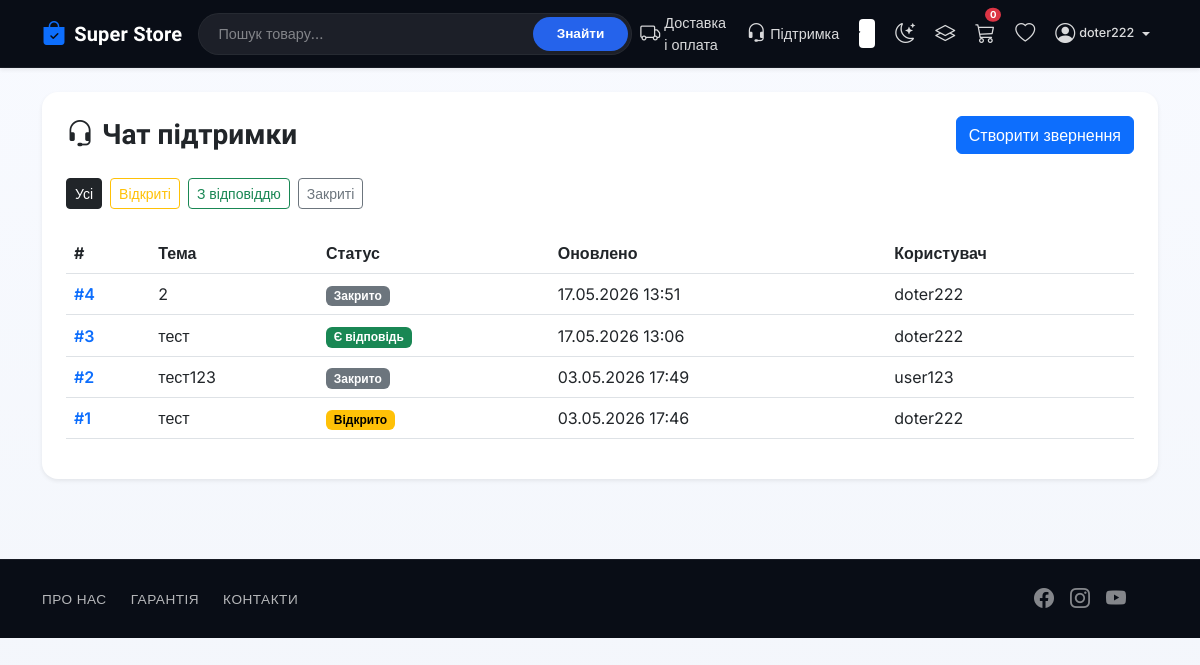
Page /support/ (signed in) on the committed database.
### support/models.py (models this page shows, shortened)
class SupportTicket(models.Model):
    STATUS_OPEN = "open"
    STATUS_ANSWERED = "answered"
    STATUS_CLOSED = "closed"
    STATUS_CHOICES = [
        (STATUS_OPEN, "Відкрито"),
        (STATUS_ANSWERED, "Є відповідь"),
        (STATUS_CLOSED, "Закрито"),
    ]
    user = models.ForeignKey(
        settings.AUTH_USER_MODEL,
        on_delete=models.CASCADE,
        related_name="support_tickets",
    )
    subject = models.CharField("Тема", max_length=180)
    status = models.CharField(max_length=20, choices=STATUS_CHOICES, default=STATUS_OPEN)
    created_at = models.DateTimeField(auto_now_add=True)
    updated_at = models.DateTimeField(auto_now=True)
    class Meta:
        ordering = ["-updated_at"]
        verbose_name = "Тікет підтримки"
        verbose_name_plural = "Тікети підтримки"

### support/views.py (the view)
# urls.py: path("", views.ticket_list, name="ticket_list"),
@login_required
def ticket_list(request):
    tickets = SupportTicket.objects.all() if request.user.is_staff else SupportTicket.objects.filter(user=request.user)
    status_filter = request.GET.get("status", "all")
    if status_filter in {SupportTicket.STATUS_OPEN, SupportTicket.STATUS_ANSWERED, SupportTicket.STATUS_CLOSED}:
        tickets = tickets.filter(status=status_filter)
    return render(
        request,
        "support/ticket_list.html",
        {"tickets": tickets, "status_filter": status_filter},
    )

### cart/cart.py (called while the page is built)
    def __len__(self):
        return sum(item['quantity'] for item in self.cart.values())

### cart/context_processors.py (called while the page is built)
def cart(request):
    return {"cart": Cart(request)}

### support/templates/support/ticket_list.html (shortened to what this page needs)
{% extends "base.html" %}
{% load i18n %}
{% block content %}
{% get_current_language as LANGUAGE_CODE %}
<div class="container">
    <div class="card border-0 shadow-sm rounded-4">
        <div class="card-body p-4">
            <div class="d-flex justify-content-between align-items-center mb-4">
                <h3 class="mb-0"><i class="bi bi-headset me-2"></i>{% if LANGUAGE_CODE == 'en' %}Support Chat{% else %}Чат підтримки{% endif %}</h3>
                <a href="{% url 'support:ticket_create' %}" class="btn btn-primary">{% if LANGUAGE_CODE == 'en' %}Create Ticket{% else %}Створити звернення{% endif %}</a>
            </div>
            <div class="mb-4 d-flex flex-wrap gap-2">
                <a class="btn btn-sm {% if status_filter == 'all' %}btn-dark{% else %}btn-outline-dark{% endif %}" href="{% url 'support:ticket_list' %}?status=all">{% if LANGUAGE_CODE == 'en' %}All{% else %}Усі{% endif %}</a>
                <a class="btn btn-sm {% if status_filter == 'open' %}btn-warning{% else %}btn-outline-warning{% endif %}" href="{% url 'support:ticket_list' %}?status=open">{% if LANGUAGE_CODE == 'en' %}Open{% else %}Відкриті{% endif %}</a>
                <a class="btn btn-sm {% if status_filter == 'answered' %}btn-success{% else %}btn-outline-success{% endif %}" href="{% url 'support:ticket_list' %}?status=answered">{% if LANGUAGE_CODE == 'en' %}Answered{% else %}З відповіддю{% endif %}</a>
                <a class="btn btn-sm {% if status_filter == 'closed' %}btn-secondary{% else %}btn-outline-secondary{% endif %}" href="{% url 'support:ticket_list' %}?status=closed">{% if LANGUAGE_CODE == 'en' %}Closed{% else %}Закриті{% endif %}</a>
            </div>
            {% if tickets %}
                <div class="table-responsive">
                    <table class="table align-middle">
                        <thead>
                            <tr>
                                <th>#</th>
                                <th>{% if LANGUAGE_CODE == 'en' %}Subject{% else %}Тема{% endif %}</th>
                                <th>{% if LANGUAGE_CODE == 'en' %}Status{% else %}Статус{% endif %}</th>
                                <th>{% if LANGUAGE_CODE == 'en' %}Updated{% else %}Оновлено{% endif %}</th>
                                {% if user.is_staff %}<th>{% if LANGUAGE_CODE == 'en' %}User{% else %}Користувач{% endif %}</th>{% endif %}
                            </tr>
                        </thead>
                        <tbody>
                            {% for ticket in tickets %}
                                <tr>
                                    <td><a href="{% url 'support:ticket_detail' ticket.id %}" class="text-decoration-none fw-semibold">#{{ ticket.id }}</a></td>
                                    <td>{{ ticket.subject }}</td>
                                    <td>
                                        {% if ticket.status == "open" %}
                                            <span class="badge text-bg-warning">{% if LANGUAGE_CODE == 'en' %}Open{% else %}Відкрито{% endif %}</span>
                                        {% elif ticket.status == "answered" %}
                                            <span class="badge text-bg-success">{% if LANGUAGE_CODE == 'en' %}Answered{% else %}Є відповідь{% endif %}</span>
                                        {% else %}
                                            <span class="badge text-bg-secondary">{% if LANGUAGE_CODE == 'en' %}Closed{% else %}Закрито{% endif %}</span>
                                        {% endif %}
                                    </td>
                                    <td>{{ ticket.updated_at|date:"d.m.Y H:i" }}</td>
                                    {% if user.is_staff %}<td>{{ ticket.user.username }}</td>{% endif %}
                                </tr>
                            {% endfor %}
                        </tbody>
                    </table>
                </div>
            {% else %}
                <div class="text-center py-5">
                    <div class="display-6 mb-3">💬</div>
                    <p class="text-muted">{% if LANGUAGE_CODE == 'en' %}No support tickets yet.{% else %}Ще немає звернень до підтримки.{% endif %}</p>
                </div>
            {% endif %}
        </div>
    </div>
</div>{% endblock %}

### templates/base.html (shortened to what this page needs)
{% load i18n %}
<!DOCTYPE html>
<html lang="{% get_current_language as LANGUAGE_CODE %}{{ LANGUAGE_CODE }}">
<head>
    <link href="https://cdn.jsdelivr.net/npm/bootstrap@5.3.0/dist/css/bootstrap.min.css" rel="stylesheet">
    <link rel="stylesheet" href="https://cdn.jsdelivr.net/npm/bootstrap-icons@1.11.0/font/bootstrap-icons.css">
</head>
<body>
    <nav class="navbar navbar-expand-lg navbar-dark navbar-custom py-2 shadow-sm mb-4">
        <div class="container">
            <a class="navbar-brand d-flex align-items-center gap-2" href="{% url 'products:product_list' %}">
                <i class="bi bi-bag-check-fill text-primary fs-4"></i>
                <span class="fw-bold tracking-tight">Super Store</span>
            </a>
            <div class="collapse navbar-collapse" id="navbarNav">
                <form class="d-flex mx-auto my-3 my-lg-0 search-form-custom" id="search-form" method="get" action="{% url 'products:product_list' %}" style="max-width: 480px; width: 100%;">
                    <input class="form-control search-input-custom" type="search" name="q" id="search-input" autocomplete="off"
                           placeholder="{% if LANGUAGE_CODE == 'en' %}Search products...{% else %}Пошук товару...{% endif %}" value="{{ query|default:'' }}">
                    <button class="btn btn-primary search-btn-custom" type="submit">{% if LANGUAGE_CODE == 'en' %}Search{% else %}Знайти{% endif %}</button>
                </form>
                <ul class="navbar-nav ms-auto align-items-center gap-1">
                    <li class="nav-item">
                        <a class="nav-link d-flex align-items-center gap-1 py-1 px-2" href="{% url 'products:shipping_payment' %}">
                            <i class="bi bi-truck fs-5"></i>
                            <span class="d-none d-xl-inline">{% if LANGUAGE_CODE == 'en' %}Shipping & Payment{% else %}Доставка і оплата{% endif %}</span>
                        </a>
                    </li>
                    <li class="nav-item">
                        <a class="nav-link d-flex align-items-center gap-1 py-1 px-2" href="{% url 'support:ticket_list' %}">
                            <i class="bi bi-headset fs-5"></i>
                            <span class="d-none d-xl-inline">{% if LANGUAGE_CODE == 'en' %}Support{% else %}Підтримка{% endif %}</span>
                        </a>
                    </li>
                    <li class="nav-item px-2 d-flex align-items-center">
                        <form action="{% url 'set_language' %}" method="post" class="d-inline">
                            <select name="language" onchange="this.form.submit()" class="form-select form-select-sm border-0 bg-transparent text-white fw-semibold px-2 py-1" style="cursor: pointer; font-size: 0.85rem; max-width: 65px; outline: none; box-shadow: none;">
                                {% get_available_languages as LANGUAGES %}
                                {% for lang in LANGUAGES %}
                                    <option value="{{ lang.0 }}" {% if lang.0 == LANGUAGE_CODE %}selected{% endif %} class="text-dark">
                                        {% if lang.0 == 'uk' %}UA{% else %}EN{% endif %}
                                    </option>
                                {% endfor %}
                            </select>
                        </form>
                    </li>
                    <li class="nav-item">
                        <button id="theme-toggle" class="btn btn-link text-white nav-link py-1 px-2" aria-label="Toggle Theme" style="border: none; background: none;">
                            <i class="bi bi-moon-stars fs-5" id="theme-icon-dark"></i>
                        </button>
                    </li>
                    <li class="nav-item">
                        <a href="{% url 'products:compare_list' %}" class="nav-link py-1 px-2 position-relative" title="{% if LANGUAGE_CODE == 'en' %}Product Comparison{% else %}Порівняння товарів{% endif %}">
                            <i class="bi bi-layers fs-5"></i>
                        </a>
                    </li>
                    <li class="nav-item">
                        <a class="nav-link py-1 px-2 position-relative" href="{% url 'cart:cart_detail' %}" id="cart-icon">
                            <i class="bi bi-cart3 fs-5"></i>
                            <span class="badge bg-danger position-absolute top-0 start-50 translate-middle-y rounded-circle" id="cart-count" style="font-size: 0.6rem; padding: 0.15rem 0.3rem;">{{ cart|length }}</span>
                        </a>
                    </li>
                    {% if user.is_authenticated %}
                        <li class="nav-item">
                            <a class="nav-link py-1 px-2" href="{% url 'products:wishlist_list' %}" title="{% if LANGUAGE_CODE == 'en' %}Wishlist{% else %}Бажане{% endif %}">
                                <i class="bi bi-heart fs-5"></i>
                            </a>
                        </li>
                        <li class="nav-item dropdown">
                            <a class="nav-link dropdown-toggle d-flex align-items-center gap-1 py-1 px-2" href="#" id="userDropdown" role="button" data-bs-toggle="dropdown">
                                <i class="bi bi-person-circle fs-5"></i>
                                <span class="small fw-medium">{{ user.username }}</span>
                            </a>
                        </li>
                    {% endif %}
                </ul>
            </div>
        </div>
    </nav>
    <main class="site-container">
        {% block content %}{% endblock %}
    </main>
    <footer class="footer-custom text-white mt-5 py-4">
        <div class="container">
            <div class="row align-items-center justify-content-between">
                <div class="col-md-6 text-center text-md-start mb-3 mb-md-0 d-flex gap-4 justify-content-center justify-content-md-start">
                    <a href="{% url 'products:about_us' %}" class="footer-link">{% if LANGUAGE_CODE == 'en' %}ABOUT US{% else %}ПРО НАС{% endif %}</a>
                    <a href="{% url 'products:warranty' %}" class="footer-link">{% if LANGUAGE_CODE == 'en' %}WARRANTY{% else %}ГАРАНТІЯ{% endif %}</a>
                    <a href="{% url 'products:contacts' %}" class="footer-link">{% if LANGUAGE_CODE == 'en' %}CONTACTS{% else %}КОНТАКТИ{% endif %}</a>
                </div>
                <div class="col-md-6 text-center text-md-end d-flex gap-3 justify-content-center justify-content-md-end align-items-center">
                    <a href="https://facebook.com" class="text-white-50 hover-text-white fs-5" target="_blank"><i class="bi bi-facebook"></i></a>
                    <a href="https://instagram.com" class="text-white-50 hover-text-white fs-5" target="_blank"><i class="bi bi-instagram"></i></a>
                    <a href="https://youtube.com" class="text-white-50 hover-text-white fs-5" target="_blank"><i class="bi bi-youtube"></i></a>
                </div>
            </div>
        </div>
    </footer>
</body>
</html>

### templates/base.html (style rules this page uses)
:root { --brand-dark: #121726; --brand-accent: #1b3fae; --brand-soft: #edf2ff; --bg-body: #f8faff; --bg-gradient-end: #f3f6fb; --text-color: #212529; --card-bg: #ffffff; --card-bg-rgb: 255, 255, 255; --border-color: #dee2e6; --text-muted: #6c757d; --input-bg: #ffffff; --input-color: #212529; --input-border: #ced4da; --nav-text: #e8ecff; }
body { background: linear-gradient(180deg, var(--bg-body) 0%, var(--bg-gradient-end) 100%); color: var(--text-color); min-height: 100vh; }
body, .card, .card-header, .table, th, td, .form-control, .form-select, .list-group-item, nav, .btn, input, a, span, button { transition: background-color 0.3s ease, color 0.3s ease, border-color 0.3s ease, box-shadow 0.3s ease; }
.card, .category-card, .products-card, .product-card, .list-group-item, .alert, .modal-content, .table { background-color: var(--card-bg) !important; color: var(--text-color) !important; border-color: var(--border-color) !important; }
.form-control, .form-select { background-color: var(--input-bg) !important; color: var(--input-color) !important; border-color: var(--input-border) !important; }
.form-control::placeholder { color: var(--text-muted) !important; }
.navbar-custom { background: rgba(18, 23, 38, 0.96); backdrop-filter: blur(8px); position: relative; z-index: 1040; }
.navbar-brand { font-weight: 700; letter-spacing: 0.2px; }
.navbar .nav-link { color: #e8ecff; }
.site-container { padding-bottom: 2rem; }
body { font-family: 'Inter', sans-serif; }
h1, h2, h3, h4, h5, h6, .navbar-brand, .section-title { font-family: 'Plus Jakarta Sans', sans-serif; font-weight: 700; }
.search-form-custom { position: relative; display: flex; align-items: center; }
.search-input-custom { border-radius: 50px !important; background-color: rgba(255, 255, 255, 0.08) !important; border: 1px solid rgba(255, 255, 255, 0.12) !important; color: #ffffff !important; padding: 0.6rem 6.5rem 0.6rem 1.2rem !important; font-size: 0.9rem; height: 42px; width: 100%; transition: all 0.3s ease; }
.search-input-custom::placeholder { color: rgba(255, 255, 255, 0.45) !important; }
.search-btn-custom { position: absolute; right: 4px; top: 4px; bottom: 4px; border-radius: 50px !important; background-color: #2563eb !important; border: none !important; color: #ffffff !important; font-weight: 600; padding-inline: 1.5rem !important; font-size: 0.85rem; height: calc(100% - 8px); transition: background-color 0.2s ease, transform 0.1s ease; }
.navbar-custom { background: #090d16 !important; border-bottom: 1px solid rgba(255, 255, 255, 0.06) !important; }
.navbar-custom .nav-link { color: rgba(255, 255, 255, 0.85) !important; font-size: 0.9rem; transition: color 0.2s ease; }
.footer-custom { background-color: #090d16 !important; border-top: 1px solid rgba(255, 255, 255, 0.06) !important; }
.footer-link { color: rgba(255, 255, 255, 0.7) !important; text-decoration: none; font-size: 0.85rem; font-weight: 500; letter-spacing: 0.5px; transition: color 0.2s ease; }

### rows in the picture
SupportTicket: id "4", subject "2", status "Закрито", updated_at "17.05.2026 13:51", user.username "doter222"
SupportTicket: id "3", subject "тест", status "Є відповідь", updated_at "17.05.2026 13:06", user.username "doter222"
SupportTicket: id "2", subject "тест123", status "Закрито", updated_at "03.05.2026 17:49", user.username "user123"
SupportTicket: id "1", subject "тест", status "Відкрито", updated_at "03.05.2026 17:46", user.username "doter222"

### other values in the picture
{{ cart|length }} "0"
{{ user.username }} "doter222"
